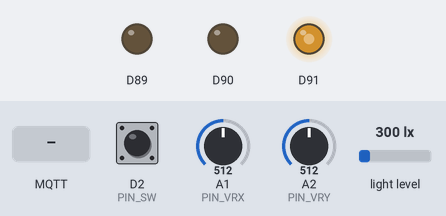
A sketch run on a simulated Arduino MKR. Parts: output pins drawn as LEDs (lit = HIGH). Inputs (shaded band) come from the test bench; at power-on: D2 (PIN_SW) HIGH, A1 (PIN_VRX) = 512, A2 (PIN_VRY) = 512, light level 300 lx (analog values on the 0–1023 scale). WiFi joins after 1.5 s; servers stay silent unless stated; no MQTT or app messages arrive unless stated; what the sketch prints to the serial monitor is not drawn.

Above: at 0.1 s.
At 3.2 s:
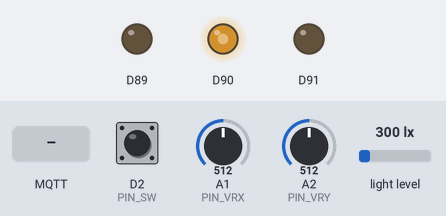
3.3 s: D2 (PIN_SW) pulled LOW for 0.15 s
4.9 s: MQTT message "1" arrives on the first subscribed topic
6.4 s: D2 (PIN_SW) pulled LOW for 1 s
Timing chart, 0 to 9.4 s (numbered marks = the images above; inputs shaded):
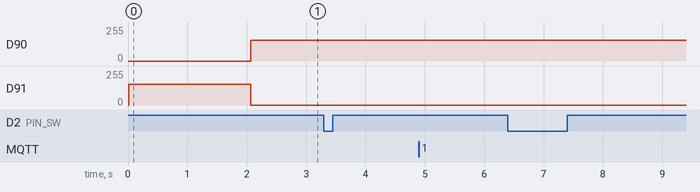

The sketch:

mkr1010_mqtt_lightSensor.ino
```cpp
#include <SPI.h>
#include <WiFiNINA.h>
#include <PubSubClient.h>
#include <Adafruit_VEML7700.h>
#include "arduino_secrets.h"
#include <utility/wifi_drv.h>

Adafruit_VEML7700 veml = Adafruit_VEML7700();

/*
**** please enter your sensitive data in the Secret tab/arduino_secrets.h
**** using format below
#define SECRET_SSID "ssid name"
#define SECRET_PASS "ssid password"
#define SECRET_MQTTUSER "user name - eg student"
#define SECRET_MQTTPASS "password";
 */
const char* ssid          = SECRET_SSID;
const char* password      = SECRET_PASS;
const char* mqtt_username = SECRET_MQTTUSER;
const char* mqtt_password = SECRET_MQTTPASS;
const char* mqtt_server   = "mqtt.cetools.org";
const int mqtt_port       = 1884;

//joystick pins
const int PIN_VRX = A1;
const int PIN_VRY = A2;
const int PIN_SW  = 2;

const int deadzone = 300;    //joystick neutral deadzone
const int JSmid  = 3270;   //joystick neutral-point

//mode settings
bool manualMode = false;
int lightIndex = 0;

unsigned long lastToggleTime = 0;
int pixelID = 0; //index used in flow light

bool lastButtonPressed = false;

// create wifi object and mqtt object
WiFiClient wifiClient;
PubSubClient mqttClient(wifiClient);

// Make sure to update your lightid value below with the one you have been allocated
String lightId = "13"; // the topic id number or user number being used.

// Here we define the MQTT topic we will be publishing data to
String mqtt_topic = "student/CASA0014/luminaire/" + lightId;
String clientId = ""; // will set once i have mac address so that it is unique

// NeoPixel Configuration - we need to know this to know how to send messages
// to vespera
const int num_leds = 72;
const int payload_size = num_leds * 3; // x3 for RGB

const float LUX_DARK   = 5.0f;
const float LUX_BRIGHT = 800.0f;

const int MIN_BRIGHT = 80;
const int MAX_BRIGHT = 255;

const uint8_t warm_R = 255, warm_G = 120, warm_B = 0;
const uint8_t cool_R = 0,   cool_G = 170, cool_B = 255;

// Create the byte array to send in MQTT payload this stores all the colours
// in memory so that they can be accessed in for example the rainbow function
byte RGBpayload[payload_size];

void setup() {
  Serial.begin(115200);
  //while (!Serial); // Wait for serial port to connect (useful for debugging)
  Serial.println("Vespera");

  analogReadResolution(12);     // MKR1010 ADC -> 0..4095
  pinMode(PIN_SW, INPUT_PULLUP);

  // print your MAC address:
  byte mac[6];
  WiFi.macAddress(mac);
  Serial.print("MAC address: ");
  printMacAddress(mac);

  Serial.print("This device is Vespera ");
  Serial.println(lightId);

  if (!veml.begin()) {
  Serial.println("Sensor not found");
  while (1);
  }
  Serial.println("Sensor found");

  // Connect to WiFi
  startWifi();

  // Connect to MQTT broker
  mqttClient.setServer(mqtt_server, mqtt_port);
  mqttClient.setBufferSize(2000);
  mqttClient.setCallback(callback);


  Serial.println("Set-up complete");
}

void send_RGB_to_pixel(int r, int g, int b) {
  // Check if the mqttClient is connected before publishing
  if (mqttClient.connected()) {
    //update colors
    // for (int i = 0; i < num_leds; i++) {
    //   RGBpayload[i * 3 + 0] = 0;
    //   RGBpayload[i * 3 + 1] = 0;
    //   RGBpayload[i * 3 + 2] = 0;
    // }

    RGBpayload[lightIndex * 3 + 0] = (byte)r;
    RGBpayload[lightIndex * 3 + 1] = (byte)g;
    RGBpayload[lightIndex * 3 + 2] = (byte)b;

    // Publish the byte array
    mqttClient.publish(mqtt_topic.c_str(), RGBpayload, payload_size);

  } else {
    Serial.println("MQTT mqttClient not connected, cannot publish from *send_RGB_to_pixel*.");
  }
}

void printMacAddress(byte mac[]) {
  for (int i = 5; i >= 0; i--) {
    if (mac[i] < 16) {
      Serial.print("0");
    }
    Serial.print(mac[i], HEX);
    if (i > 0) {
      Serial.print(":");
    }
  }
  Serial.println();
}

void calColor(float t, int &rOut, int &gOut, int &bOut) {
  // interpolate color temperature between warm and cool thresholds
  float newR = interpo(warm_R, cool_R, t);
  float newG = interpo(warm_G, cool_G, t);
  float newB = interpo(warm_B, cool_B, t);

  // scale brightness between min and max brightness
  float scale = interpo(MIN_BRIGHT, MAX_BRIGHT, t) / 255.0f;

  float rr = scale * newR;
  float gg = scale * newG;
  float bb = scale * newB;

  if (rr < 0) rr = 0; if (rr > 255) rr = 255;
  if (gg < 0) gg = 0; if (gg > 255) gg = 255;
  if (bb < 0) bb = 0; if (bb > 255) bb = 255;

  rOut = (int)(rr + 0.5f);
  gOut = (int)(gg + 0.5f);
  bOut = (int)(bb + 0.5f);
}

//calculate rgb value with interpolation
float interpo(float a, float b, float x){
  float interpo = a + (b - a)*x;
  return interpo;
}

//log filter
float luxLog(float lux, float darkLux, float brightLux) {
  if (lux < 0) lux = 0;
  if (darkLux < 0.001f) darkLux = 0.001f;

  float num   = log10f(lux + 1.0f) - log10f(darkLux + 1.0f);
  float denom = log10f(brightLux + 1.0f) - log10f(darkLux + 1.0f);
  float t = (denom > 0) ? (num / denom) : 0.0f;
  return t;
}

//make light flow in vespera
void flowLight(){
  //setup
  float lux = veml.readLux();
  if (!isfinite(lux) || lux < 0) lux = 0;

  float t = luxLog(lux, LUX_DARK, LUX_BRIGHT);

  int r,g,b;
  calColor(t, r, g, b);

  if (mqttClient.connected()) {
    for (int i = 0; i < num_leds; i++) {
      RGBpayload[i*3+0] = 0;
      RGBpayload[i*3+1] = 0;
      RGBpayload[i*3+2] = 0;

    }

    RGBpayload[pixelID*3+0] = (byte)r;
    RGBpayload[pixelID*3+1] = (byte)g;
    RGBpayload[pixelID*3+2] = (byte)b;

    int nextPixel = pixelID + 1;
    if (nextPixel < num_leds) {
      RGBpayload[nextPixel*3+0] = (byte)r;
      RGBpayload[nextPixel*3+1] = (byte)g;
      RGBpayload[nextPixel*3+2] = (byte)b;
    }

    mqttClient.publish(mqtt_topic.c_str(), RGBpayload, payload_size);
  }
  pixelID = pixelID + 1;
  if (pixelID >= num_leds) {
    pixelID = 0;
  }
}

void readJoystick(int &xDir, int &yDir, bool &pressed) {
  int xRaw = analogRead(PIN_VRX);
  int yRaw = analogRead(PIN_VRY);

  // define center point, and directions of joystick
  int xC = xRaw - JSmid;
  int yC = JSmid - yRaw;

  // deadzone filter
  if (abs(xC) < deadzone) xC = 0;
  if (abs(yC) < deadzone) yC = 0;

  // convert to direction
  if (xC > 0)      xDir = +1;
  else if (xC < 0) xDir = -1;
  else             xDir = 0;

  if (yC > 0)      yDir = +1;
  else if (yC < 0) yDir = -1;
  else             yDir = 0;

  // button: pulled up normally, LOW when pressed
  pressed = (digitalRead(PIN_SW) == LOW);
}

void joystickUpdate(int xDir, int yDir) {
  int col = lightIndex / 6;
  int row = lightIndex % 6;

  // vertical: up/down = +/-1
  if (yDir == +1) {         // up
    if (row > 0) {
      row -= 1;
    }
  } else if (yDir == -1) {  // down
    if (row < 5) {
      row += 1;
    }
  }

  // horizontal: left/right = +/-6
  if (xDir == +1) {         // right
    if (col < 11) {
      col += 1;
    }
  } else if (xDir == -1) {  // left
    if (col > 0) {
      col -= 1;
    }
  }

  lightIndex = col * 6 + row;
  //Serial.print("light index is updated ");
  //Serial.print(lightIndex);
}

void loop(){
  // Reconnect if necessary
  if (!mqttClient.connected()) {
    reconnectMQTT();
  }

  if (WiFi.status() != WL_CONNECTED){
    startWifi();
  }
  // keep mqtt alive
  mqttClient.loop();

  //read joystick
  int xDir, yDir;
  bool pressed;
  readJoystick(xDir, yDir, pressed);

  //mode selection setup
  unsigned long nowTime = millis();
  //single click
  bool buttonDetection = (!lastButtonPressed && pressed);
    lastButtonPressed = pressed;

  if (buttonDetection && (nowTime - lastToggleTime > 200)) {
  manualMode = !manualMode;
  lastToggleTime = nowTime;

  //pass index number to manual mode
  if (manualMode) {
    lightIndex = pixelID;
  }

  Serial.print("[MODE] manualMode = ");
    if (manualMode) {
      Serial.println("Manual");
    } else {
      Serial.println("Auto");
    }
  }

  //perform control
  if (manualMode) {
    joystickUpdate(xDir, yDir);

    float lux = veml.readLux();
    if (!isfinite(lux) || lux < 0) lux = 0;
    float t = luxLog(lux, LUX_DARK, LUX_BRIGHT);

    int r,g,b;
    calColor(t, r, g, b);
    Serial.print(lightIndex);

    send_RGB_to_pixel(r, g, b);
    delay(50);

    Serial.print("[MANUAL] pixel=");
    Serial.print(lightIndex);
    Serial.print(" xDir=");
    Serial.print(xDir);
    Serial.print(" yDir=");
    Serial.print(yDir);
    Serial.print(" lux=");
    Serial.println(lux,1);

  } else {
    flowLight();
    Serial.println(lightIndex);
    Serial.println(pixelID);

    Serial.println("[AUTO] running flow light................");
  }
}
```

RGBLED.ino
```cpp
void toggleRGB(){

  WiFiDrv::analogWrite(25, 255);
  WiFiDrv::analogWrite(26, 0);
  WiFiDrv::analogWrite(27, 0);

  delay(1000);

  WiFiDrv::analogWrite(25, 0);
  WiFiDrv::analogWrite(26, 255);
  WiFiDrv::analogWrite(27, 0);

  delay(1000);

  WiFiDrv::analogWrite(25, 0);
  WiFiDrv::analogWrite(26, 0);
  WiFiDrv::analogWrite(27, 255);

  delay(1000);

  WiFiDrv::analogWrite(25, 0);
  WiFiDrv::analogWrite(26, 0);
  WiFiDrv::analogWrite(27, 0);

  delay(1000);
}

void LedRed(){
  WiFiDrv::analogWrite(25, 155);
  WiFiDrv::analogWrite(26, 0);
  WiFiDrv::analogWrite(27, 0);
}

void LedBlue(){
  WiFiDrv::analogWrite(25, 0);
  WiFiDrv::analogWrite(26, 0);
  WiFiDrv::analogWrite(27, 155);
}

void LedGreen(){
  WiFiDrv::analogWrite(25, 0);
  WiFiDrv::analogWrite(26, 155);
  WiFiDrv::analogWrite(27, 0);
}
```

arduino_secrets.h
```cpp
// #define SECRET_SSID "CE-Hub-Student"
// #define SECRET_PASS "casa-ce-gagarin-public-service"
#define SECRET_SSID "19A-INSIGNIA"
#define SECRET_PASS "m6frun668d"
#define SECRET_MQTTUSER "student"
#define SECRET_MQTTPASS "ce2021-mqtt-forget-whale";
```

connections.ino
```cpp
// Function to handle incoming MQTT messages
void callback(char* topic, byte* payload, unsigned int length) {
  Serial.print("Message received on topic: ");
  Serial.println(topic);
}


// Connect wifi and get mac address for unique clientId and print out some setup info
void startWifi(){
  delay(10);
  LedBlue(); // show Blue LED when looking for wifi
  Serial.print("Connecting to WiFi: ");
  Serial.println(ssid);

  // Check if the WiFi module is present
  if (WiFi.status() == WL_NO_MODULE) {
    Serial.println("Communication with WiFi module failed!");
    // Don't continue if module is not present
    while (true);
  }

  // Attempt to connect to WiFi network
  int status = WL_IDLE_STATUS;
  while (status != WL_CONNECTED) {
    status = WiFi.begin(ssid, password);
    Serial.print(".");
    delay(500);
  }

  Serial.println("\nWiFi connected!");
  Serial.print("IP address: ");
  Serial.println(WiFi.localIP());

  LedGreen(); // all good so show green for go
}


// handle reconnects to MQTT broker
void reconnectMQTT() {
  // Loop until we're reconnected
  LedBlue();
  while (!mqttClient.connected()) {
    Serial.println("Connecting to MQTT...");
    if (mqttClient.connect(clientId.c_str(), mqtt_username, mqtt_password)) {
      Serial.println("connected");
      // Subscribe to the topic you want to listen to
      mqttClient.subscribe(mqtt_topic.c_str());
      Serial.println("Subscribed to MQTT topics");
    } else {
      Serial.print("failed, rc=");
      Serial.print(mqttClient.state());
      Serial.println(" try again in 5 seconds");
      delay(5000);
    }
  }
  LedGreen();
}
```
